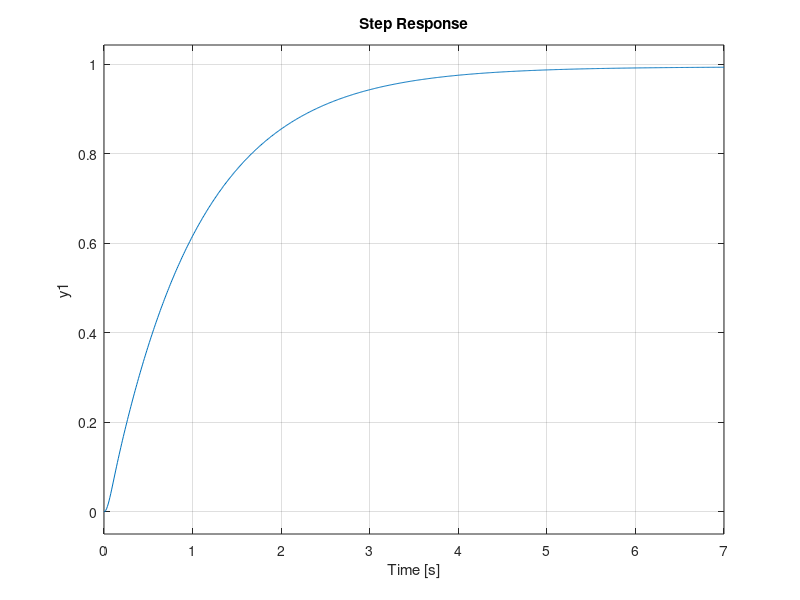

The MATLAB source for this figure:
% Bike data with no fork
g = 9.8;
h = 0.088; % m (hieght of the centre of mass)
% v = 0.634; % m/s or v = 0.634
v = 4; % m/s or v = 0.634
a = 0.055; % m (distance between rear wheel and centre of gravity projection)
w = 0.167; % m (Distance between front and rear wheels and ground contact points)
lambda =  pi/2; % in rad = 70 degrees  (fork angle)
wheel_radius = 0.0375; % m (diameter is around 7.5cm)
r_tau = wheel_radius * tan(pi/2 - lambda); %(distance between front wheel and intersection of fork with ground)
l = w; % length


A23 = (v^2*h-a*r_tau*g) * sin(lambda) / (h^2*l);

% true system matrices
A_s = [0   1   0;
      g/h  0  v^2/h/w;
       0   0   0];

B_s = [0 ; 
       a*v/(h*l) ;
       1];

sys = ss(A_s, B_s, [1 0 0],0);

pole(sys);

[K, S, P] = lqr(A_s,B_s, eye(3), 1)

sys2 = ss(A_s-B_s*K, B_s, [1 0 0],0);
% sys2 = feedback(sys, K,-1)
step(sys2)
eig(sys2)



% lqr
